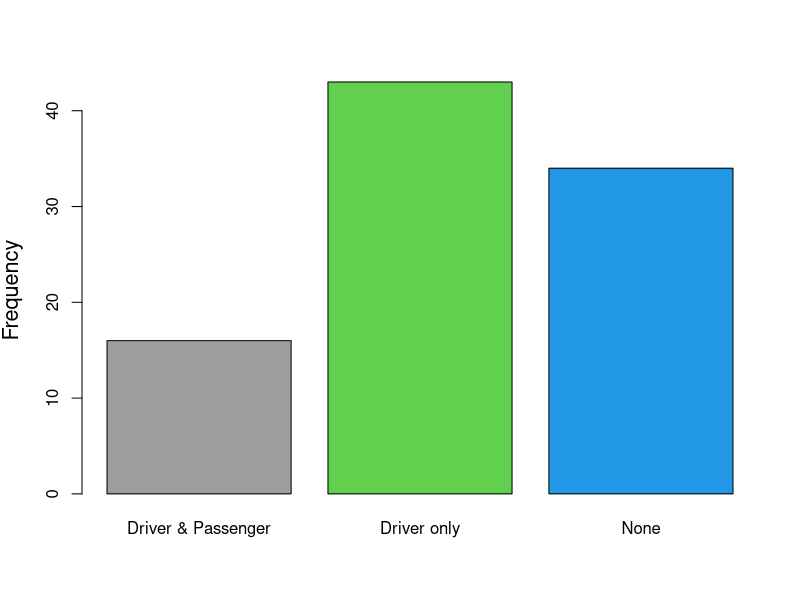
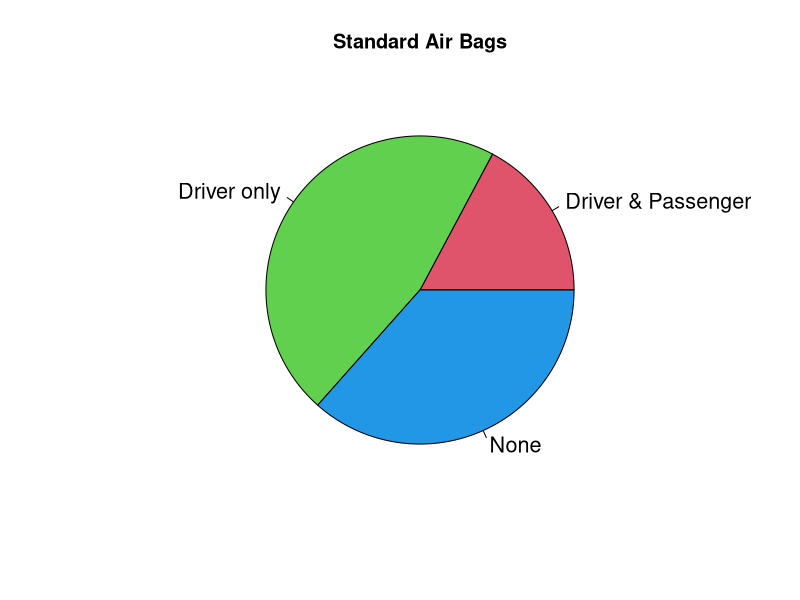
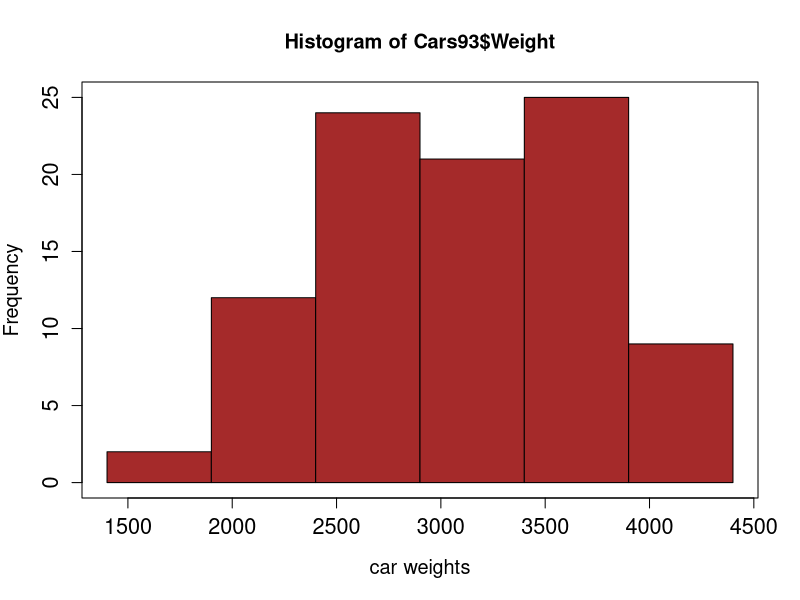

Source code (R) for these figures, in order:
# Packages/ Libraries in R Programming language are a set of R functions, compiled code, and sample data.

library("MASS")

??Cars93
# Show first 6 rows of the cars dataset
head(Cars93)

#Show the column names of the variables/ columns in the data
ls(Cars93)

# Get one column of the data
Cars93$Manufacturer

Cars93$Type

#We can use the table function to find the 
#frequency distribution for the standard airbag option

table(Cars93$AirBags)

#show total number of rows in the data set 
nrow(Cars93)

#Show number of columns in the data set
ncol(Cars93)

#We can use the table function to display the relative 
#frequency for the standard airbag option in the Cars93 
table(Cars93$AirBags)/nrow(Cars93)

# the round function rounds off any decimal to the number of decimals specified by the user
round(table(Cars93$AirBags)/nrow(Cars93),3)

# Bar graphs
barplot(table(Cars93$AirBags),ylab="Frequency",cex.lab=1.3,col=c(200,3,4))


#colors
colors()[1:40]

# Palette
palette()

# Pie Chart
pie(table(Cars93$AirBags),main="Standard Air Bags",col=c(2,3,4),cex=1.3)

ls(Cars93)

stem(Cars93$Weight)

hist(Cars93$Weight, breaks = seq(1400,4800,500), col="brown", xlab = "car weights", cex.lab=1.2,cex.axis=1.3 )
box()
